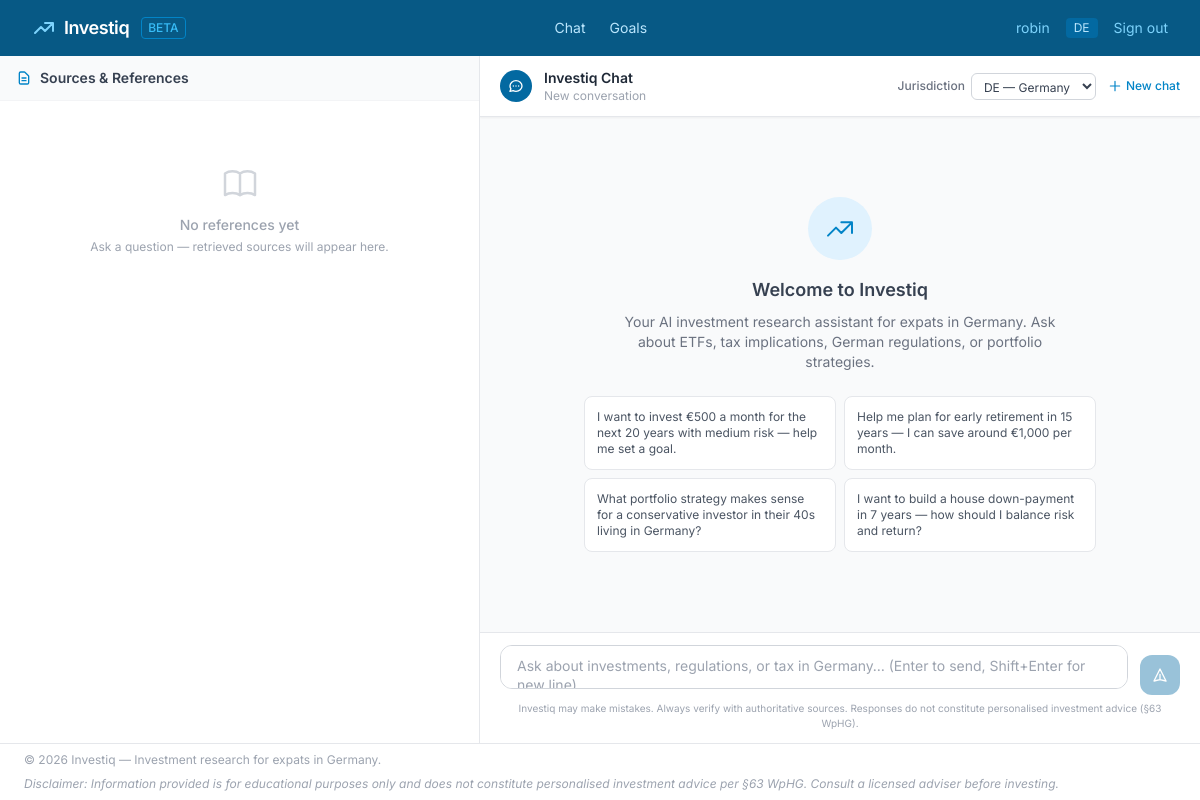
The page /chat/ (signed in) on the database its author committed.
### apps/core/models.py (models this page shows, shortened)
class User(AbstractUser):
    preferred_jurisdiction = models.CharField(
        max_length=10,
        choices=JURISDICTION_CHOICES,
        default="DE",
        verbose_name=_("Preferred Jurisdiction"),
        help_text=_("Primary regulatory jurisdiction the user invests under."),
    )
    preferred_language = models.CharField(
        max_length=5,
        choices=LANGUAGE_CHOICES,
        default="en",
        verbose_name=_("Preferred Language"),
    )
    class Meta:
        verbose_name = _("User")
        verbose_name_plural = _("Users")
        ordering = ["-date_joined"]

### apps/chat/views.py (the view)
# urls.py: path("", views.ChatView.as_view(), name="index"),
class ChatView(LoginRequiredMixin, View):
    template_name = "chat/index.html"
    def get(self, request):
        conversations = (
            Conversation.objects.filter(user=request.user)
            .order_by("-updated_at")[:50]
        )
        active_goal = (
            InvestmentGoal.objects.filter(user=request.user, is_active=True)
            .order_by("-created_at")
            .first()
        )
        conversation_id = request.GET.get("conversation_id")
        current_conversation = None
        if conversation_id:
            current_conversation = Conversation.objects.filter(
                pk=conversation_id, user=request.user
            ).first()
        return render(
            request,
            self.template_name,
            {
                "conversations": conversations,
                "current_conversation": current_conversation,
                "active_goal": active_goal,
                "jurisdiction_choices": [
                    ("DE", "Germany"),
                    ("EU", "EU"),
                    ("UK", "UK"),
                    ("US", "US"),
                ],
                "default_jurisdiction": request.user.preferred_jurisdiction,
            },
        )

### templates/chat/index.html (shortened to what this page needs)
{% extends "base.html" %}
{% block content %}
<div class="flex h-full overflow-hidden" x-data="chatApp()" x-init="init()">
  <aside class="w-[40%] flex flex-col border-r border-gray-200 bg-white overflow-hidden flex-shrink-0">
    <div class="flex items-center justify-between px-4 py-3 border-b border-gray-100 bg-gray-50 flex-shrink-0">
      <div class="flex items-center gap-2">
        <svg class="w-4 h-4 text-brand-600" fill="none" viewBox="0 0 24 24" stroke="currentColor">
          <path stroke-linecap="round" stroke-linejoin="round" stroke-width="2"
                d="M9 12h6m-6 4h6m2 5H7a2 2 0 01-2-2V5a2 2 0 012-2h5.586a1 1 0 01.707.293l5.414
                   5.414a1 1 0 01.293.707V19a2 2 0 01-2 2z"/>
        </svg>
        <h2 class="font-semibold text-sm text-gray-700">Sources &amp; References</h2>
      </div>
    </div>
    <div class="flex-1 overflow-y-auto p-3 space-y-3">
      <div x-show="citations.length === 0 && !isStreaming"
           class="flex flex-col items-center justify-center h-48 text-gray-400 text-center px-6">
        <p class="text-sm font-medium">No references yet</p>
        <p class="text-xs mt-1">Ask a question — retrieved sources will appear here.</p>
      </div>
    </div>
  </aside>
  <section class="flex-1 flex flex-col overflow-hidden bg-gray-50">
    <div class="flex items-center justify-between px-5 py-3 border-b border-gray-200
                bg-white flex-shrink-0 shadow-sm">
      <div class="flex items-center gap-3">
        <div class="w-8 h-8 rounded-full bg-brand-700 flex items-center justify-center">
        </div>
        <div>
          <h1 class="font-semibold text-sm text-gray-800">Investiq Chat</h1>
          <p class="text-xs text-gray-400" x-text="currentConversationTitle || 'New conversation'"></p>
        </div>
      </div>
      <div class="flex items-center gap-3">
        <div class="flex items-center gap-1.5">
          <label class="text-xs text-gray-500 font-medium" for="jurisdictionSelect">Jurisdiction</label>
          <select id="jurisdictionSelect"
                  x-model="selectedJurisdiction"
                  class="text-xs border border-gray-300 rounded-md px-2 py-1 bg-white
                         text-gray-700 focus:outline-none focus:ring-2 focus:ring-brand-500">
            {% for code, label in jurisdiction_choices %}
            <option value="{{ code }}"
                    {% if code == default_jurisdiction %}selected{% endif %}>
              {{ code }} — {{ label }}
            </option>
            {% endfor %}
          </select>
        </div>
        <button @click="newConversation()"
                class="text-xs text-brand-600 hover:text-brand-800 font-medium
                       flex items-center gap-1 transition-colors">
          <svg class="w-3.5 h-3.5" fill="none" viewBox="0 0 24 24" stroke="currentColor">
            <path stroke-linecap="round" stroke-linejoin="round" stroke-width="2" d="M12 4v16m8-8H4"/>
          </svg>
          New chat
        </button>
      </div>
    </div>
    <div id="messageList"
         class="flex-1 overflow-y-auto px-5 py-4 space-y-4"
         x-ref="messageList">
      <div x-show="messages.length === 0"
           class="flex flex-col items-center justify-center h-full text-center py-16">
        <div class="w-16 h-16 rounded-full bg-brand-100 flex items-center justify-center mb-4">
          <svg class="w-8 h-8 text-brand-600" fill="none" viewBox="0 0 24 24" stroke="currentColor">
            <path stroke-linecap="round" stroke-linejoin="round" stroke-width="1.5"
                  d="M13 7h8m0 0v8m0-8l-8 8-4-4-6 6"/>
          </svg>
        </div>
        <h2 class="text-lg font-semibold text-gray-700 mb-2">Welcome to Investiq</h2>
        <p class="text-sm text-gray-500 max-w-md mb-6">
          Your AI investment research assistant for expats in Germany.
          Ask about ETFs, tax implications, German regulations, or portfolio strategies.
        </p>
        <div class="grid grid-cols-1 sm:grid-cols-2 gap-2 w-full max-w-lg">
          <button @click="fillAndSend('I want to invest €500 a month for the next 20 years with medium risk — help me set a goal.')"
                  class="text-left text-xs bg-white border border-gray-200 rounded-lg p-3
                         hover:border-brand-300 hover:bg-brand-50 transition-colors text-gray-600">
            I want to invest €500 a month for the next 20 years with medium risk — help me set a goal.
          </button>
          <button @click="fillAndSend('Help me plan for early retirement in 15 years — I can save around €1,000 per month.')"
                  class="text-left text-xs bg-white border border-gray-200 rounded-lg p-3
                         hover:border-brand-300 hover:bg-brand-50 transition-colors text-gray-600">
            Help me plan for early retirement in 15 years — I can save around €1,000 per month.
          </button>
          <button @click="fillAndSend('What portfolio strategy makes sense for a conservative investor in their 40s living in Germany?')"
                  class="text-left text-xs bg-white border border-gray-200 rounded-lg p-3
                         hover:border-brand-300 hover:bg-brand-50 transition-colors text-gray-600">
            What portfolio strategy makes sense for a conservative investor in their 40s living in Germany?
          </button>
          <button @click="fillAndSend('I want to build a house down-payment in 7 years — how should I balance risk and return?')"
                  class="text-left text-xs bg-white border border-gray-200 rounded-lg p-3
                         hover:border-brand-300 hover:bg-brand-50 transition-colors text-gray-600">
            I want to build a house down-payment in 7 years — how should I balance risk and return?
          </button>
        </div>
      </div>
    </div>
    <div class="border-t border-gray-200 bg-white px-5 py-3 flex-shrink-0">
      <form @submit.prevent="sendMessage()" class="flex gap-3 items-end">
        <div class="flex-1 relative">
          <textarea
            id="messageInput"
            x-ref="messageInput"
            x-model="inputText"
            @keydown.enter.prevent="if (!$event.shiftKey) { sendMessage(); }"
            @input="autoResize($event.target)"
            :disabled="isStreaming"
            rows="1"
            placeholder="Ask about investments, regulations, or tax in Germany… (Enter to send, Shift+Enter for new line)"
            class="w-full border border-gray-300 rounded-xl px-4 py-2.5 text-sm resize-none
                   focus:outline-none focus:ring-2 focus:ring-brand-500 focus:border-transparent
                   disabled:bg-gray-50 disabled:text-gray-400 transition-all overflow-y-auto leading-snug"
            style="min-height:44px; max-height:144px;"
          ></textarea>
        </div>
        <button type="submit"
                :disabled="isStreaming || !inputText.trim()"
                class="flex-shrink-0 w-10 h-10 rounded-xl bg-brand-700 text-white
                       flex items-center justify-center transition-all
                       hover:bg-brand-800 disabled:opacity-40 disabled:cursor-not-allowed
                       focus:outline-none focus:ring-2 focus:ring-brand-500">
          <template x-if="!isStreaming">
            <svg class="w-4 h-4" fill="none" viewBox="0 0 24 24" stroke="currentColor">
              <path stroke-linecap="round" stroke-linejoin="round" stroke-width="2"
                    d="M12 19l9 2-9-18-9 18 9-2zm0 0v-8"/>
            </svg>
          </template>
        </button>
      </form>
      <p class="text-[10px] text-gray-400 mt-1.5 text-center">
        Investiq may make mistakes. Always verify with authoritative sources.
        Responses do not constitute personalised investment advice (§63 WpHG).
      </p>
    </div>
  </section>
</div>
{% endblock %}

### templates/base.html (shortened to what this page needs)
<!DOCTYPE html>
<html lang="en" x-data="{ sidebarOpen: true }">
<head>
  <script src="https://cdn.tailwindcss.com"></script>
</head>
<body class="bg-gray-50 text-gray-900 font-sans antialiased h-screen overflow-hidden flex flex-col">
  <nav class="bg-brand-800 text-white shadow-md flex-shrink-0">
    <div class="max-w-screen-2xl mx-auto px-4 sm:px-6 lg:px-8">
      <div class="flex items-center justify-between h-14">
        <div class="flex items-center gap-3">
          <a href="{% url 'chat:index' %}" class="flex items-center gap-2 font-semibold text-lg tracking-tight">
            <svg class="w-6 h-6 text-brand-300" fill="none" viewBox="0 0 24 24" stroke="currentColor">
              <path stroke-linecap="round" stroke-linejoin="round" stroke-width="2"
                    d="M13 7h8m0 0v8m0-8l-8 8-4-4-6 6"/>
            </svg>
            <span class="text-white">Investiq</span>
          </a>
          <span class="hidden sm:inline text-brand-400 text-xs font-medium border border-brand-600
                        rounded px-1.5 py-0.5">BETA</span>
        </div>
        <div class="flex items-center gap-6 text-sm">
          <a href="{% url 'chat:index' %}"
             class="text-brand-200 hover:text-white transition-colors">Chat</a>
          <a href="{% url 'goals:list' %}"
             class="text-brand-200 hover:text-white transition-colors">Goals</a>
        </div>
        <div class="flex items-center gap-4 text-sm">
          {% if user.is_authenticated %}
          <span class="text-brand-300 hidden sm:inline">
            {{ user.get_full_name|default:user.username }}
          </span>
          <span class="bg-brand-700 text-brand-200 text-xs rounded px-2 py-0.5">
            {{ user.preferred_jurisdiction }}
          </span>
          <form method="post" action="{% url 'logout' %}">
            <button type="submit"
                    class="text-brand-300 hover:text-white transition-colors cursor-pointer">
              Sign out
            </button>
          </form>
          {% else %}
          <a href="{% url 'login' %}" class="text-brand-200 hover:text-white transition-colors">
            Sign in
          </a>
          {% endif %}
        </div>
      </div>
    </div>
  </nav>
  <main class="flex-1 flex flex-col min-h-0 overflow-y-auto">
    {% block content %}{% endblock %}
  </main>
  <footer class="bg-white border-t border-gray-200 text-xs text-gray-400 py-2 px-6 flex-shrink-0">
    <div class="max-w-screen-2xl mx-auto flex flex-wrap justify-between items-center gap-2">
      <span>© 2026 Investiq — Investment research for expats in Germany.</span>
      <span class="italic">
        Disclaimer: Information provided is for educational purposes only and does not constitute
        personalised investment advice per §63 WpHG. Consult a licensed adviser before investing.
      </span>
    </div>
  </footer>
</body>
</html>

### rows shown on the page
User: get_full_name "robin", preferred_jurisdiction "DE", preferred_jurisdiction "DE — Germany"
